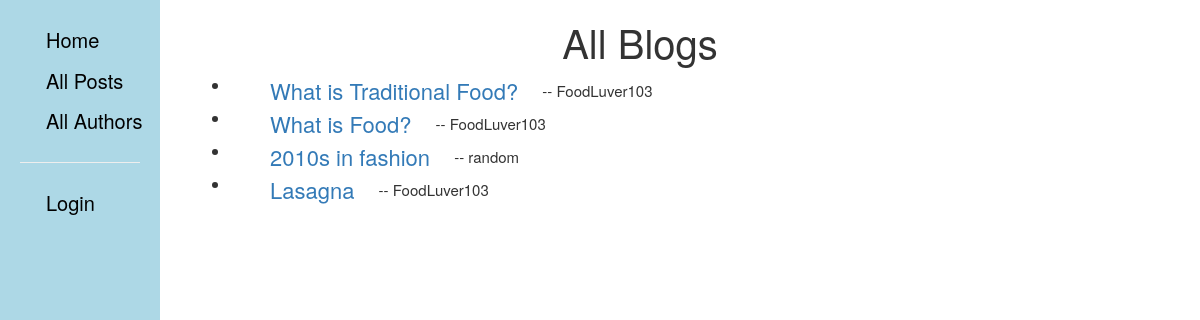
Page /blog/posts/ on the committed database.
### blog/models.py (models this page shows, shortened)
class Post(models.Model):
    title = models.CharField(max_length=100)
    author = models.ForeignKey(Author, on_delete=models.SET_NULL, null=True)
    summary = models.TextField(max_length=100, help_text='Enter a brief description of the blog')
    text = models.TextField(max_length=2000, help_text="Enter you blog text here.")
    post_date = models.DateField(default=date.today)
    category = models.ManyToManyField(Category, help_text='Select a Category for this blog')
    class Meta:
        ordering = ['-post_date'] #newest to oldest
    def get_absolute_url(self):
        return reverse('post-detail', args=[str(self.id)])

class Author(models.Model):
    name = models.OneToOneField(User, on_delete=models.SET_NULL, null=True)
    bio = models.TextField(max_length=500, help_text="Enter your bio about you")
    class Meta:
        ordering = ['name', 'bio']
    def __str__(self):
        return self.name.username

### blog/views.py (the view)
# urls.py: path('posts/', views.PostListView.as_view(), name='posts'),
class PostListView(generic.ListView):
    model = Post
    paginate_by = 5

### blog/templates/blog/post_list.html
{% extends "base_generic.html" %}
{% block content %}
  <h1>All Blogs</h1>
  {% if post_list %}
  <ul>
    {% for post in post_list %}
      <li>
        <div class = "postlist">
        <a href="{{ post.get_absolute_url }}">{{ post.title }}</a>
        <p>-- {{post.author}}<p>
        </div>
      </li>
    {% endfor %}
  </ul>
  {% else %}
    <p>There are no blogs at the moment.</p>
  {% endif %}
{% endblock %}

### blog/static/css/styles.css (style rules this page uses)
.main h1 { font-size: 40px; text-align: center; }
.main p { font-size: 18px; padding: 0px 10px; }
.main a { font-size: 20px; padding: 0px 10px; }
.comments p, a { font-size: 15px; margin-left: 30px; padding: 0px 30px; }
.postlist a, .postlist p { display: inline; vertical-align: top; font-size: 22px; line-height: 33px; }
.postlist p { font-size: 15px; font-weight: italic; }

### blog/templates/base_generic.html (style rules this page uses)
.main h1 { font-size: 40px; text-align: center; }
.main p { font-size: 18px; padding: 0px 10px; }
.main a { font-size: 20px; padding: 0px 10px; }
.comments p, a { font-size: 15px; margin-left: 30px; padding: 0px 30px; }
.postlist a, .postlist p { display: inline; vertical-align: top; font-size: 22px; line-height: 33px; }
.postlist p { font-size: 15px; font-weight: italic; }

### rows in the picture
Post: title "What is Traditional Food?", author "FoodLuver103"
Post: title "What is Food?", author "FoodLuver103"
Post: title "2010s in fashion", author "random"
Post: title "Lasagna", author "FoodLuver103"
